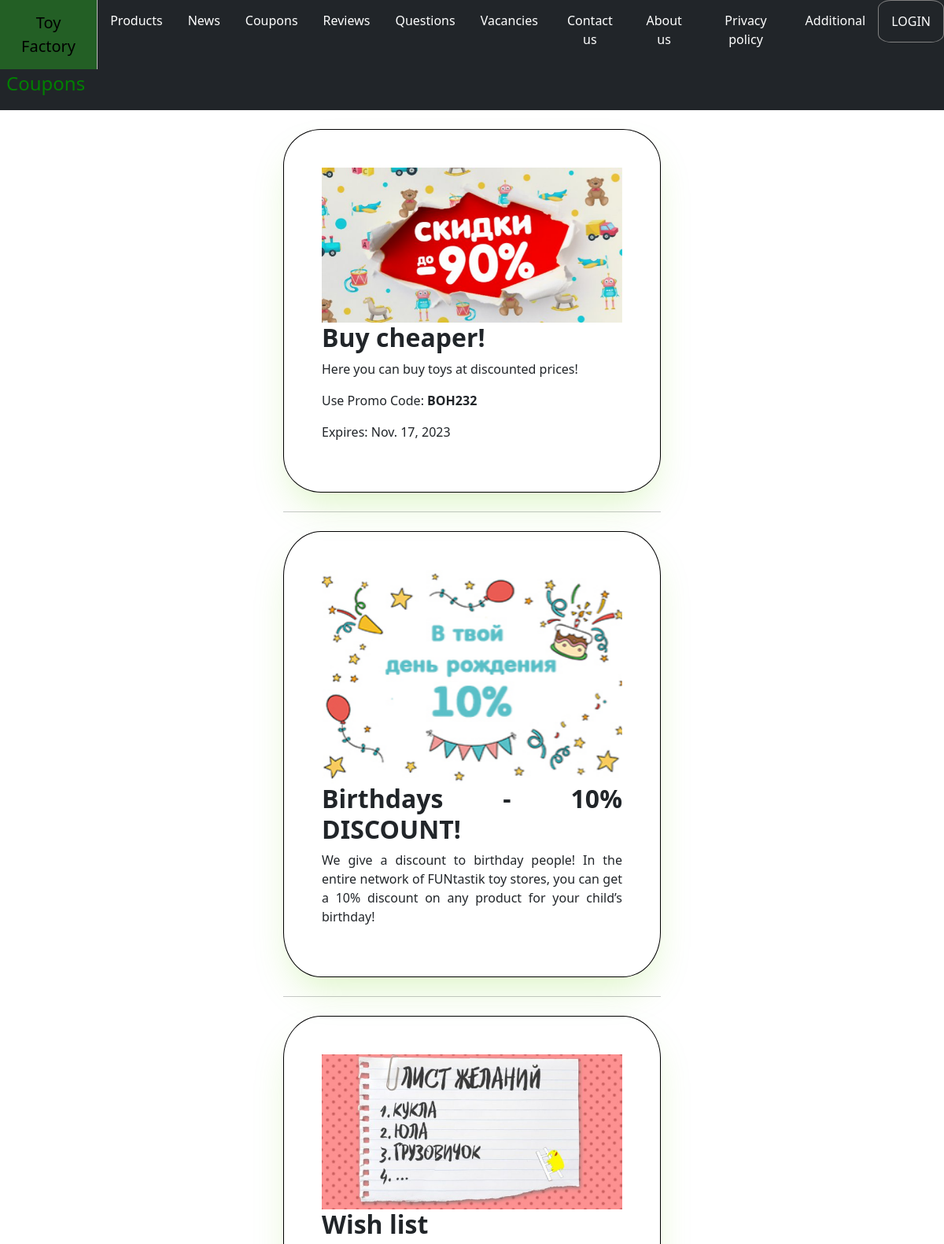
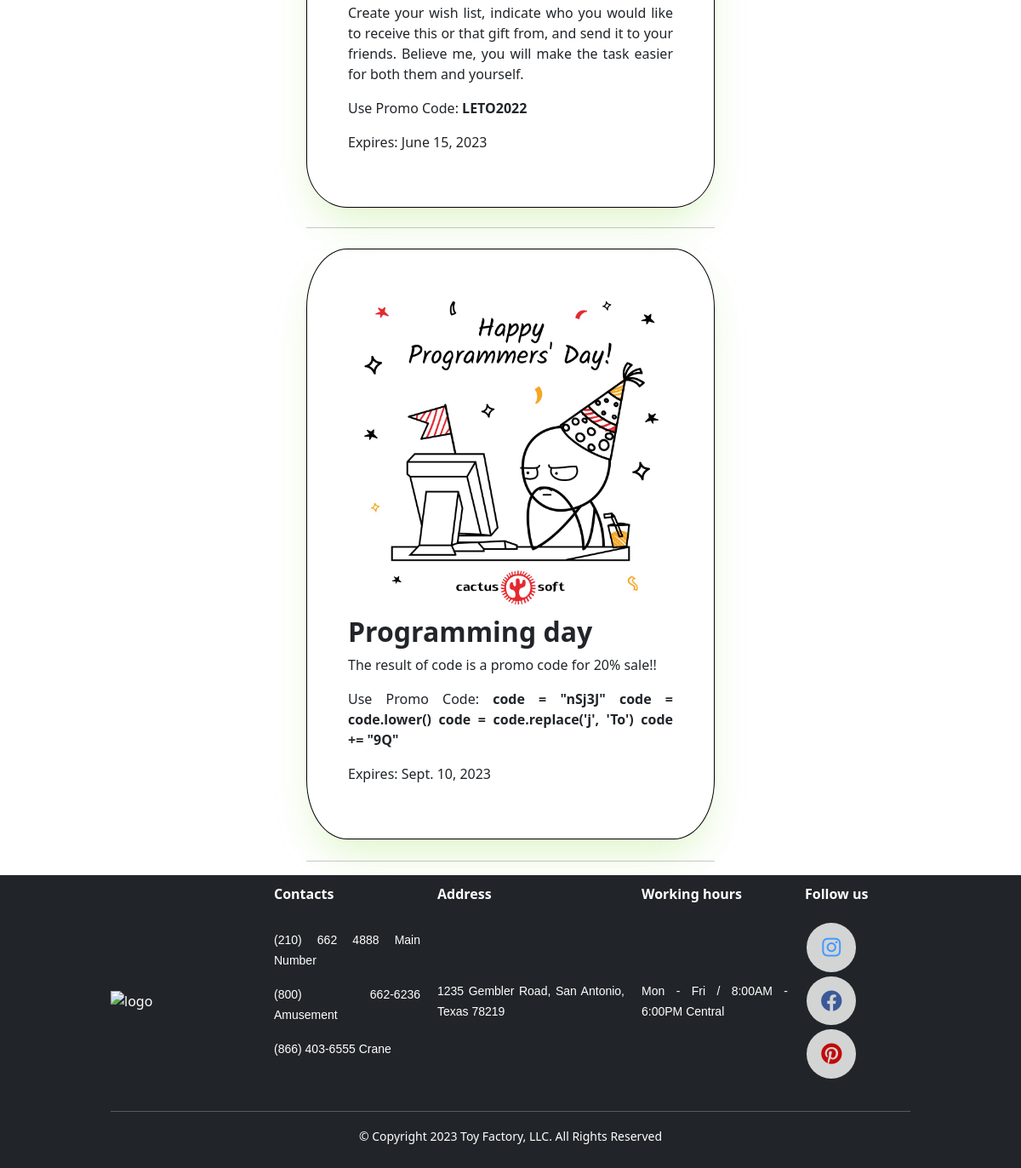
/toyfactory/coupons, run on the app's committed database (2 pictures, top to bottom).
### toyfactory/models.py (models this page shows)
class Coupon(models.Model):
    title = models.CharField("Title", max_length=100)
    date = models.DateField("Release Date", null=True)
    description = models.TextField("Description")
    image = models.CharField("Image", max_length=500)
    promo_code = models.TextField("Promo code", max_length=100, null=True)
    discount = models.PositiveIntegerField("Discount", default=0)

### toyfactory/views.py (the view, shortened to what this page needs)
# urls.py: path("coupons", views.CouponsView.as_view(), name="coupons"),
class CouponsView(TemplateView):
    template_name = "toyfactory/coupons.html"
    model = Coupon
    def get_context_data(self, **kwargs):
        context = super().get_context_data(**kwargs)
        context["coupons"] = Coupon.objects.all()
        return context

### toyfactory/templates/toyfactory/coupons.html (shortened to what this page needs)
{% extends "base.html" %}
{% block title %}Coupons{% endblock %}
{% load static %}
{% block content %}
<html lang="en">
<head>
    <link rel="stylesheet" href="{% static 'styles/coupons.css' %}">
</head>
<body>
  <div>
    <div align="center">
      <div style="width:40%">
        {% for item in coupons %}
        <div align="justify" class="coupons_list">
          <div class="coupon">
            <img src={{item.image}} alt="sales" width="100%">
            <h2 ><b>{{item.title}}</b></h2>
            <p >{{item.description}}</p>
            <div>
              {% if item.promo_code != null %}
              <p>Use Promo Code: <strong class="promo_code">{{item.promo_code}}</strong></p>
              {% endif %}
              {% if item.date != null %}
              <p>Expires: <time>{{item.date}}</time></p>
              {% endif %}
            </div>
          </div>
          <hr>
        </div>
        {% endfor %}
      </div>
    </div>
  </div>
</body>
{% endblock %}

### toyfactory/static/styles/base.css (style rules this page uses)
body { min-height: 100vh; display: flex; flex-direction: column; }

### toyfactory/static/styles/coupons.css (style rules this page uses)
div, div:before, div:after { transform-style: preserve-3d; }
.coupon { --posx: 50%; --posy: 50%; --rotateX: 0; --rotateY: 0; transform: perspective(100em) translatez(0em) rotateY(var(--rotateX)) rotateX(var(--rotateY)); margin: 5% 0 5% 0; border: 1px solid black; padding: 10%; border-radius: 10%; box-shadow: 0 1.5rem 3rem -0.75rem hsla(91, 81%, 47%, 0.25); }

### data on the page
Coupon: image (picture), title "Buy cheaper!", description "Here you can buy toys at discounted prices!", promo_code "BOH232", date "Nov. 17, 2023"
Coupon: image (picture), title "Birthdays - 10% DISCOUNT!", description "We give a discount to birthday people! In the entire network of FUNtastik toy stores, you can get a 10% discount on any product for your child’s birthday!"
Coupon: image (picture), title "Wish list", description "Create your wish list, indicate who you would like to receive this or that gift from, and send it to your friends. Believe me, you will make the task easier for both them and yourself.", promo_code "LETO2022", date "June 15, 2023"
Coupon: image (picture), title "Programming day", description "The result of code is a promo code for 20% sale!!", promo_code "code = \"nSj3J\" code = code.lower() code = code.replace('j', 'To') code += \"9Q\"", date "Sept. 10, 2023"
